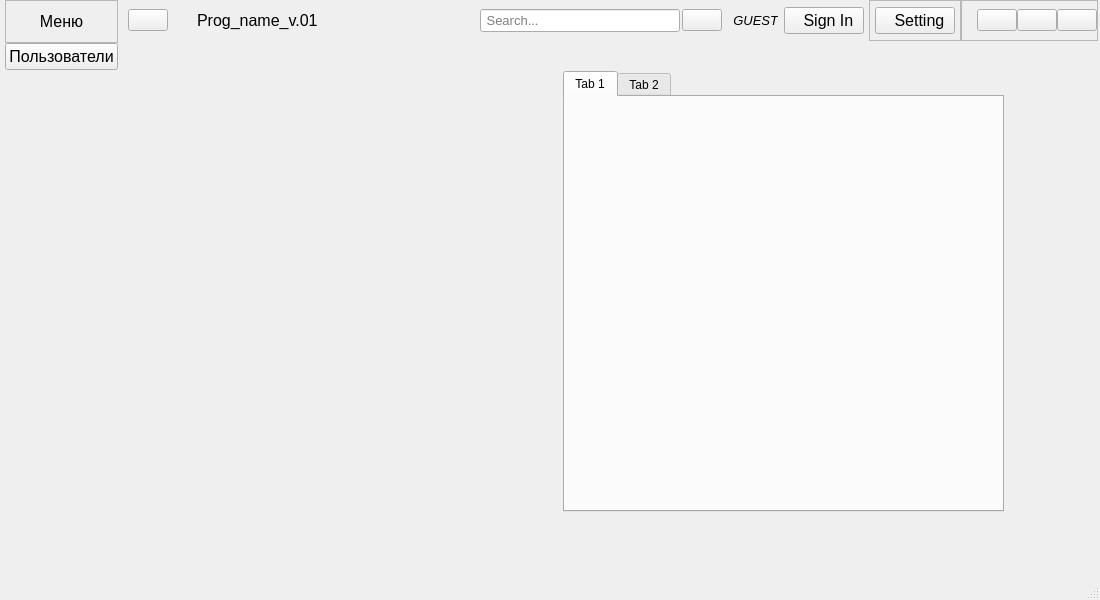
<?xml version="1.0" encoding="UTF-8"?>
<ui version="4.0">
 <class>Main</class>
 <widget class="QMainWindow" name="Main">
  <property name="geometry">
   <rect>
    <x>0</x>
    <y>0</y>
    <width>1100</width>
    <height>600</height>
   </rect>
  </property>
  <property name="minimumSize">
   <size>
    <width>1100</width>
    <height>600</height>
   </size>
  </property>
  <property name="sizeIncrement">
   <size>
    <width>0</width>
    <height>0</height>
   </size>
  </property>
  <property name="baseSize">
   <size>
    <width>0</width>
    <height>0</height>
   </size>
  </property>
  <property name="font">
   <font>
    <underline>false</underline>
   </font>
  </property>
  <property name="mouseTracking">
   <bool>true</bool>
  </property>
  <property name="windowTitle">
   <string>MainWindow</string>
  </property>
  <property name="accessibleName">
   <string/>
  </property>
  <property name="styleSheet">
   <string notr="true"/>
  </property>
  <widget class="QWidget" name="centralwidget">
   <property name="mouseTracking">
    <bool>true</bool>
   </property>
   <layout class="QHBoxLayout" name="horizontalLayout">
    <property name="spacing">
     <number>0</number>
    </property>
    <property name="leftMargin">
     <number>0</number>
    </property>
    <property name="topMargin">
     <number>0</number>
    </property>
    <property name="rightMargin">
     <number>0</number>
    </property>
    <property name="bottomMargin">
     <number>0</number>
    </property>
    <item>
     <widget class="QWidget" name="left_panel_1" native="true">
      <property name="sizePolicy">
       <sizepolicy hsizetype="Fixed" vsizetype="Expanding">
        <horstretch>0</horstretch>
        <verstretch>0</verstretch>
       </sizepolicy>
      </property>
      <property name="minimumSize">
       <size>
        <width>0</width>
        <height>0</height>
       </size>
      </property>
      <property name="maximumSize">
       <size>
        <width>180</width>
        <height>16777215</height>
       </size>
      </property>
      <property name="sizeIncrement">
       <size>
        <width>0</width>
        <height>0</height>
       </size>
      </property>
      <property name="font">
       <font>
        <pointsize>12</pointsize>
       </font>
      </property>
      <property name="mouseTracking">
       <bool>false</bool>
      </property>
      <layout class="QVBoxLayout" name="verticalLayout" stretch="0,0,0">
       <property name="spacing">
        <number>0</number>
       </property>
       <property name="leftMargin">
        <number>5</number>
       </property>
       <property name="topMargin">
        <number>0</number>
       </property>
       <property name="rightMargin">
        <number>5</number>
       </property>
       <property name="bottomMargin">
        <number>0</number>
       </property>
       <item>
        <widget class="QFrame" name="frame">
         <property name="frameShape">
          <enum>QFrame::StyledPanel</enum>
         </property>
         <property name="frameShadow">
          <enum>QFrame::Raised</enum>
         </property>
         <layout class="QVBoxLayout" name="verticalLayout_3">
          <property name="spacing">
           <number>0</number>
          </property>
          <property name="leftMargin">
           <number>5</number>
          </property>
          <property name="topMargin">
           <number>0</number>
          </property>
          <property name="rightMargin">
           <number>5</number>
          </property>
          <property name="bottomMargin">
           <number>0</number>
          </property>
          <item>
           <widget class="QLabel" name="label_top">
            <property name="minimumSize">
             <size>
              <width>0</width>
              <height>41</height>
             </size>
            </property>
            <property name="maximumSize">
             <size>
              <width>16777215</width>
              <height>41</height>
             </size>
            </property>
            <property name="text">
             <string>Меню</string>
            </property>
            <property name="alignment">
             <set>Qt::AlignCenter</set>
            </property>
           </widget>
          </item>
         </layout>
        </widget>
       </item>
       <item>
        <widget class="QPushButton" name="btn_peaple">
         <property name="text">
          <string>Пользователи</string>
         </property>
         <property name="icon">
          <iconset>
           <normaloff>icons/iface/icons8-people-100.png</normaloff>icons/iface/icons8-people-100.png</iconset>
         </property>
        </widget>
       </item>
       <item>
        <spacer name="verticalSpacer">
         <property name="orientation">
          <enum>Qt::Vertical</enum>
         </property>
         <property name="sizeHint" stdset="0">
          <size>
           <width>20</width>
           <height>40</height>
          </size>
         </property>
        </spacer>
       </item>
      </layout>
     </widget>
    </item>
    <item>
     <widget class="QWidget" name="right_panel" native="true">
      <property name="sizePolicy">
       <sizepolicy hsizetype="Expanding" vsizetype="Preferred">
        <horstretch>0</horstretch>
        <verstretch>0</verstretch>
       </sizepolicy>
      </property>
      <layout class="QVBoxLayout" name="verticalLayout_2">
       <property name="spacing">
        <number>0</number>
       </property>
       <property name="leftMargin">
        <number>0</number>
       </property>
       <property name="topMargin">
        <number>0</number>
       </property>
       <property name="rightMargin">
        <number>0</number>
       </property>
       <property name="bottomMargin">
        <number>0</number>
       </property>
       <item>
        <widget class="QWidget" name="fr_top" native="true">
         <property name="minimumSize">
          <size>
           <width>0</width>
           <height>41</height>
          </size>
         </property>
         <property name="maximumSize">
          <size>
           <width>16777215</width>
           <height>41</height>
          </size>
         </property>
         <layout class="QHBoxLayout" name="horizontalLayout_5">
          <property name="spacing">
           <number>0</number>
          </property>
          <property name="leftMargin">
           <number>0</number>
          </property>
          <property name="topMargin">
           <number>0</number>
          </property>
          <property name="rightMargin">
           <number>2</number>
          </property>
          <property name="bottomMargin">
           <number>0</number>
          </property>
          <item>
           <widget class="QFrame" name="fr_top_left">
            <property name="sizePolicy">
             <sizepolicy hsizetype="Expanding" vsizetype="Preferred">
              <horstretch>0</horstretch>
              <verstretch>0</verstretch>
             </sizepolicy>
            </property>
            <property name="maximumSize">
             <size>
              <width>16777215</width>
              <height>16777215</height>
             </size>
            </property>
            <layout class="QHBoxLayout" name="horizontalLayout_4">
             <property name="spacing">
              <number>2</number>
             </property>
             <property name="leftMargin">
              <number>5</number>
             </property>
             <property name="topMargin">
              <number>0</number>
             </property>
             <property name="rightMargin">
              <number>5</number>
             </property>
             <property name="bottomMargin">
              <number>0</number>
             </property>
             <item>
              <widget class="QPushButton" name="btn_menu">
               <property name="cursor">
                <cursorShape>PointingHandCursor</cursorShape>
               </property>
               <property name="toolTip">
                <string>Меню возможностей</string>
               </property>
               <property name="text">
                <string/>
               </property>
               <property name="icon">
                <iconset>
                 <normaloff>icons/iface/icons8-menu-64.png</normaloff>
                 <normalon>icons/iface/icons8-menu-vertical-64.png</normalon>icons/iface/icons8-menu-64.png</iconset>
               </property>
               <property name="iconSize">
                <size>
                 <width>24</width>
                 <height>24</height>
                </size>
               </property>
               <property name="checkable">
                <bool>true</bool>
               </property>
               <property name="checked">
                <bool>false</bool>
               </property>
              </widget>
             </item>
             <item>
              <widget class="QLabel" name="logo">
               <property name="sizePolicy">
                <sizepolicy hsizetype="Fixed" vsizetype="Fixed">
                 <horstretch>0</horstretch>
                 <verstretch>0</verstretch>
                </sizepolicy>
               </property>
               <property name="minimumSize">
                <size>
                 <width>25</width>
                 <height>25</height>
                </size>
               </property>
               <property name="maximumSize">
                <size>
                 <width>25</width>
                 <height>25</height>
                </size>
               </property>
               <property name="styleSheet">
                <string notr="true"/>
               </property>
               <property name="text">
                <string/>
               </property>
               <property name="scaledContents">
                <bool>true</bool>
               </property>
              </widget>
             </item>
             <item>
              <widget class="QLabel" name="programm_name">
               <property name="sizePolicy">
                <sizepolicy hsizetype="Minimum" vsizetype="Preferred">
                 <horstretch>0</horstretch>
                 <verstretch>0</verstretch>
                </sizepolicy>
               </property>
               <property name="minimumSize">
                <size>
                 <width>0</width>
                 <height>0</height>
                </size>
               </property>
               <property name="font">
                <font>
                 <family>Segoe UI</family>
                 <pointsize>12</pointsize>
                 <weight>50</weight>
                 <italic>false</italic>
                 <bold>false</bold>
                </font>
               </property>
               <property name="text">
                <string>Prog_name_v.01</string>
               </property>
               <property name="alignment">
                <set>Qt::AlignLeading|Qt::AlignLeft|Qt::AlignVCenter</set>
               </property>
              </widget>
             </item>
             <item>
              <spacer name="horizontalSpacer">
               <property name="orientation">
                <enum>Qt::Horizontal</enum>
               </property>
               <property name="sizeType">
                <enum>QSizePolicy::Expanding</enum>
               </property>
               <property name="sizeHint" stdset="0">
                <size>
                 <width>40</width>
                 <height>20</height>
                </size>
               </property>
              </spacer>
             </item>
             <item>
              <widget class="QLineEdit" name="line_edit_search">
               <property name="sizePolicy">
                <sizepolicy hsizetype="MinimumExpanding" vsizetype="Fixed">
                 <horstretch>0</horstretch>
                 <verstretch>0</verstretch>
                </sizepolicy>
               </property>
               <property name="minimumSize">
                <size>
                 <width>200</width>
                 <height>0</height>
                </size>
               </property>
               <property name="maximumSize">
                <size>
                 <width>500</width>
                 <height>16777215</height>
                </size>
               </property>
               <property name="font">
                <font>
                 <pointsize>10</pointsize>
                </font>
               </property>
               <property name="toolTip">
                <string>Search..</string>
               </property>
               <property name="placeholderText">
                <string> Search...</string>
               </property>
              </widget>
             </item>
             <item>
              <widget class="QPushButton" name="btn_search">
               <property name="maximumSize">
                <size>
                 <width>16777215</width>
                 <height>16777215</height>
                </size>
               </property>
               <property name="cursor">
                <cursorShape>PointingHandCursor</cursorShape>
               </property>
               <property name="toolTip">
                <string>Начать поиск...</string>
               </property>
               <property name="text">
                <string/>
               </property>
               <property name="icon">
                <iconset>
                 <normaloff>icons/iface/icons8-search-60.png</normaloff>icons/iface/icons8-search-60.png</iconset>
               </property>
               <property name="iconSize">
                <size>
                 <width>24</width>
                 <height>24</height>
                </size>
               </property>
              </widget>
             </item>
            </layout>
           </widget>
          </item>
          <item alignment="Qt::AlignRight">
           <widget class="QFrame" name="fr_sing_in">
            <property name="sizePolicy">
             <sizepolicy hsizetype="Minimum" vsizetype="Fixed">
              <horstretch>0</horstretch>
              <verstretch>0</verstretch>
             </sizepolicy>
            </property>
            <property name="minimumSize">
             <size>
              <width>0</width>
              <height>0</height>
             </size>
            </property>
            <property name="maximumSize">
             <size>
              <width>16777215</width>
              <height>16777215</height>
             </size>
            </property>
            <property name="layoutDirection">
             <enum>Qt::LeftToRight</enum>
            </property>
            <property name="autoFillBackground">
             <bool>false</bool>
            </property>
            <layout class="QHBoxLayout" name="horizontalLayout_2">
             <property name="leftMargin">
              <number>5</number>
             </property>
             <property name="topMargin">
              <number>0</number>
             </property>
             <property name="rightMargin">
              <number>5</number>
             </property>
             <property name="bottomMargin">
              <number>0</number>
             </property>
             <item>
              <widget class="QLabel" name="label_sign_in">
               <property name="sizePolicy">
                <sizepolicy hsizetype="Expanding" vsizetype="Preferred">
                 <horstretch>0</horstretch>
                 <verstretch>0</verstretch>
                </sizepolicy>
               </property>
               <property name="maximumSize">
                <size>
                 <width>16777215</width>
                 <height>16777215</height>
                </size>
               </property>
               <property name="font">
                <font>
                 <family>Segoe UI</family>
                 <pointsize>10</pointsize>
                 <weight>50</weight>
                 <italic>true</italic>
                 <bold>false</bold>
                </font>
               </property>
               <property name="toolTip">
                <string>Текущий пользователь</string>
               </property>
               <property name="text">
                <string>GUEST</string>
               </property>
               <property name="alignment">
                <set>Qt::AlignRight|Qt::AlignTrailing|Qt::AlignVCenter</set>
               </property>
               <property name="margin">
                <number>0</number>
               </property>
              </widget>
             </item>
             <item>
              <widget class="QPushButton" name="btn_login">
               <property name="sizePolicy">
                <sizepolicy hsizetype="Fixed" vsizetype="Fixed">
                 <horstretch>0</horstretch>
                 <verstretch>0</verstretch>
                </sizepolicy>
               </property>
               <property name="minimumSize">
                <size>
                 <width>33</width>
                 <height>0</height>
                </size>
               </property>
               <property name="maximumSize">
                <size>
                 <width>100</width>
                 <height>16777215</height>
                </size>
               </property>
               <property name="font">
                <font>
                 <family>Segoe UI</family>
                 <pointsize>12</pointsize>
                </font>
               </property>
               <property name="cursor">
                <cursorShape>PointingHandCursor</cursorShape>
               </property>
               <property name="toolTip">
                <string>Авnоризация в приложении</string>
               </property>
               <property name="text">
                <string>  Sign In</string>
               </property>
               <property name="icon">
                <iconset>
                 <normaloff>icons/iface/icons8-male-user-100.png</normaloff>icons/iface/icons8-male-user-100.png</iconset>
               </property>
               <property name="iconSize">
                <size>
                 <width>24</width>
                 <height>24</height>
                </size>
               </property>
               <property name="checkable">
                <bool>true</bool>
               </property>
              </widget>
             </item>
            </layout>
           </widget>
          </item>
          <item>
           <widget class="QFrame" name="fr_setting">
            <property name="frameShape">
             <enum>QFrame::StyledPanel</enum>
            </property>
            <property name="frameShadow">
             <enum>QFrame::Raised</enum>
            </property>
            <layout class="QHBoxLayout" name="horizontalLayout_6">
             <property name="spacing">
              <number>0</number>
             </property>
             <property name="leftMargin">
              <number>5</number>
             </property>
             <property name="topMargin">
              <number>0</number>
             </property>
             <property name="rightMargin">
              <number>5</number>
             </property>
             <property name="bottomMargin">
              <number>0</number>
             </property>
             <item>
              <widget class="QPushButton" name="btn_setting">
               <property name="sizePolicy">
                <sizepolicy hsizetype="Fixed" vsizetype="Fixed">
                 <horstretch>0</horstretch>
                 <verstretch>0</verstretch>
                </sizepolicy>
               </property>
               <property name="minimumSize">
                <size>
                 <width>33</width>
                 <height>0</height>
                </size>
               </property>
               <property name="maximumSize">
                <size>
                 <width>100</width>
                 <height>16777215</height>
                </size>
               </property>
               <property name="font">
                <font>
                 <family>Segoe UI</family>
                 <pointsize>12</pointsize>
                </font>
               </property>
               <property name="cursor">
                <cursorShape>PointingHandCursor</cursorShape>
               </property>
               <property name="toolTip">
                <string>Настройки главного окна</string>
               </property>
               <property name="text">
                <string>  Setting</string>
               </property>
               <property name="icon">
                <iconset>
                 <normaloff>icons/iface/icons8-settings-100.png</normaloff>icons/iface/icons8-settings-100.png</iconset>
               </property>
               <property name="iconSize">
                <size>
                 <width>24</width>
                 <height>24</height>
                </size>
               </property>
               <property name="checkable">
                <bool>true</bool>
               </property>
              </widget>
             </item>
            </layout>
           </widget>
          </item>
          <item>
           <widget class="QFrame" name="fr_control_window">
            <property name="frameShape">
             <enum>QFrame::StyledPanel</enum>
            </property>
            <property name="frameShadow">
             <enum>QFrame::Raised</enum>
            </property>
            <layout class="QHBoxLayout" name="horizontalLayout_3">
             <property name="spacing">
              <number>0</number>
             </property>
             <property name="leftMargin">
              <number>15</number>
             </property>
             <property name="topMargin">
              <number>0</number>
             </property>
             <property name="rightMargin">
              <number>0</number>
             </property>
             <property name="bottomMargin">
              <number>0</number>
             </property>
             <item>
              <widget class="QPushButton" name="btn_hide">
               <property name="cursor">
                <cursorShape>PointingHandCursor</cursorShape>
               </property>
               <property name="text">
                <string/>
               </property>
               <property name="icon">
                <iconset>
                 <normaloff>icons/iface/icons8-minimize-window-64.png</normaloff>icons/iface/icons8-minimize-window-64.png</iconset>
               </property>
               <property name="iconSize">
                <size>
                 <width>24</width>
                 <height>24</height>
                </size>
               </property>
              </widget>
             </item>
             <item>
              <widget class="QPushButton" name="btn_fscreen">
               <property name="cursor">
                <cursorShape>PointingHandCursor</cursorShape>
               </property>
               <property name="text">
                <string/>
               </property>
               <property name="icon">
                <iconset>
                 <normaloff>icons/iface/icons8-unchecked-checkbox-64.png</normaloff>
                 <normalon>icons/iface/icons8-restore-down-64.png</normalon>icons/iface/icons8-unchecked-checkbox-64.png</iconset>
               </property>
               <property name="iconSize">
                <size>
                 <width>24</width>
                 <height>24</height>
                </size>
               </property>
               <property name="checkable">
                <bool>true</bool>
               </property>
               <property name="checked">
                <bool>false</bool>
               </property>
               <property name="autoExclusive">
                <bool>false</bool>
               </property>
              </widget>
             </item>
             <item>
              <widget class="QPushButton" name="btn_close">
               <property name="cursor">
                <cursorShape>PointingHandCursor</cursorShape>
               </property>
               <property name="text">
                <string/>
               </property>
               <property name="icon">
                <iconset>
                 <normaloff>icons/iface/icons8-close-window-64.png</normaloff>icons/iface/icons8-close-window-64.png</iconset>
               </property>
               <property name="iconSize">
                <size>
                 <width>24</width>
                 <height>24</height>
                </size>
               </property>
              </widget>
             </item>
            </layout>
           </widget>
          </item>
         </layout>
        </widget>
       </item>
       <item>
        <widget class="QWidget" name="bg_widget" native="true">
         <widget class="QStackedWidget" name="bodyWidget">
          <property name="geometry">
           <rect>
            <x>20</x>
            <y>40</y>
            <width>381</width>
            <height>401</height>
           </rect>
          </property>
          <property name="maximumSize">
           <size>
            <width>16777215</width>
            <height>16777215</height>
           </size>
          </property>
          <property name="mouseTracking">
           <bool>false</bool>
          </property>
          <property name="styleSheet">
           <string notr="true"/>
          </property>
          <property name="currentIndex">
           <number>0</number>
          </property>
          <widget class="QWidget" name="page_0"/>
          <widget class="QWidget" name="page_1"/>
          <widget class="QWidget" name="page_2"/>
         </widget>
         <widget class="QTabWidget" name="tabWidget">
          <property name="geometry">
           <rect>
            <x>440</x>
            <y>30</y>
            <width>441</width>
            <height>441</height>
           </rect>
          </property>
          <widget class="QWidget" name="tab">
           <attribute name="title">
            <string>Tab 1</string>
           </attribute>
          </widget>
          <widget class="QWidget" name="tab_2">
           <attribute name="title">
            <string>Tab 2</string>
           </attribute>
          </widget>
         </widget>
        </widget>
       </item>
      </layout>
     </widget>
    </item>
   </layout>
  </widget>
  <widget class="QStatusBar" name="statusBar"/>
  <action name="action">
   <property name="text">
    <string>Открыть</string>
   </property>
  </action>
  <action name="action_2">
   <property name="text">
    <string>Сохранить</string>
   </property>
  </action>
  <action name="action_3">
   <property name="text">
    <string>Сохранить как</string>
   </property>
  </action>
  <action name="action_5">
   <property name="text">
    <string>Закрыть</string>
   </property>
  </action>
 </widget>
 <resources>
  <include location="icons/iface/icons.qrc"/>
 </resources>
 <connections/>
</ui>
